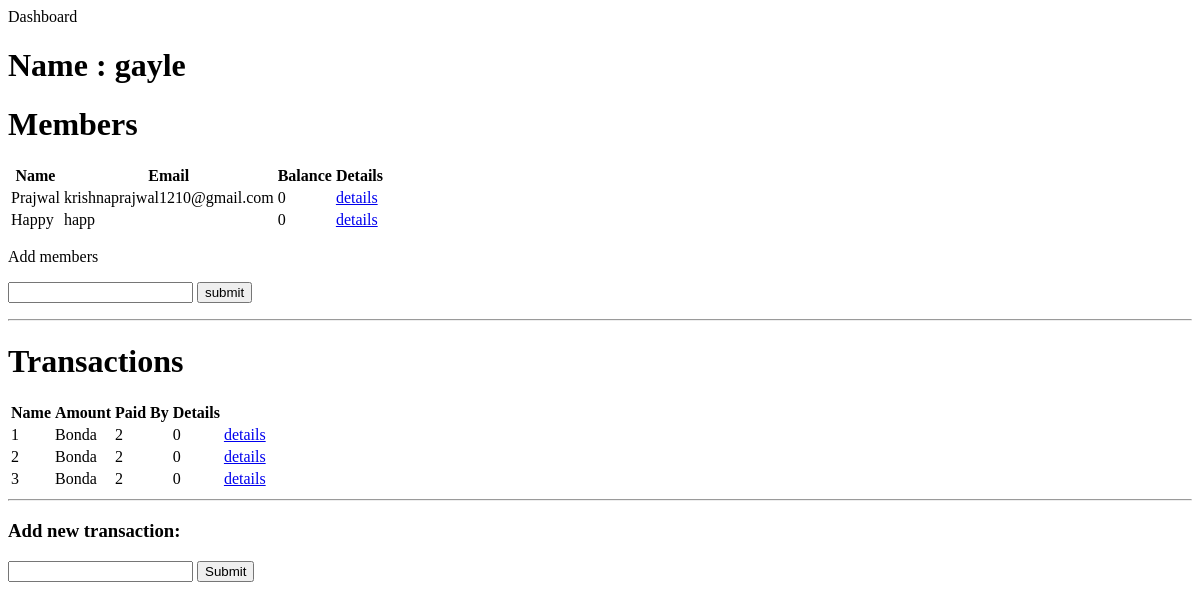
The page /group/2 on the database as committed earlier.
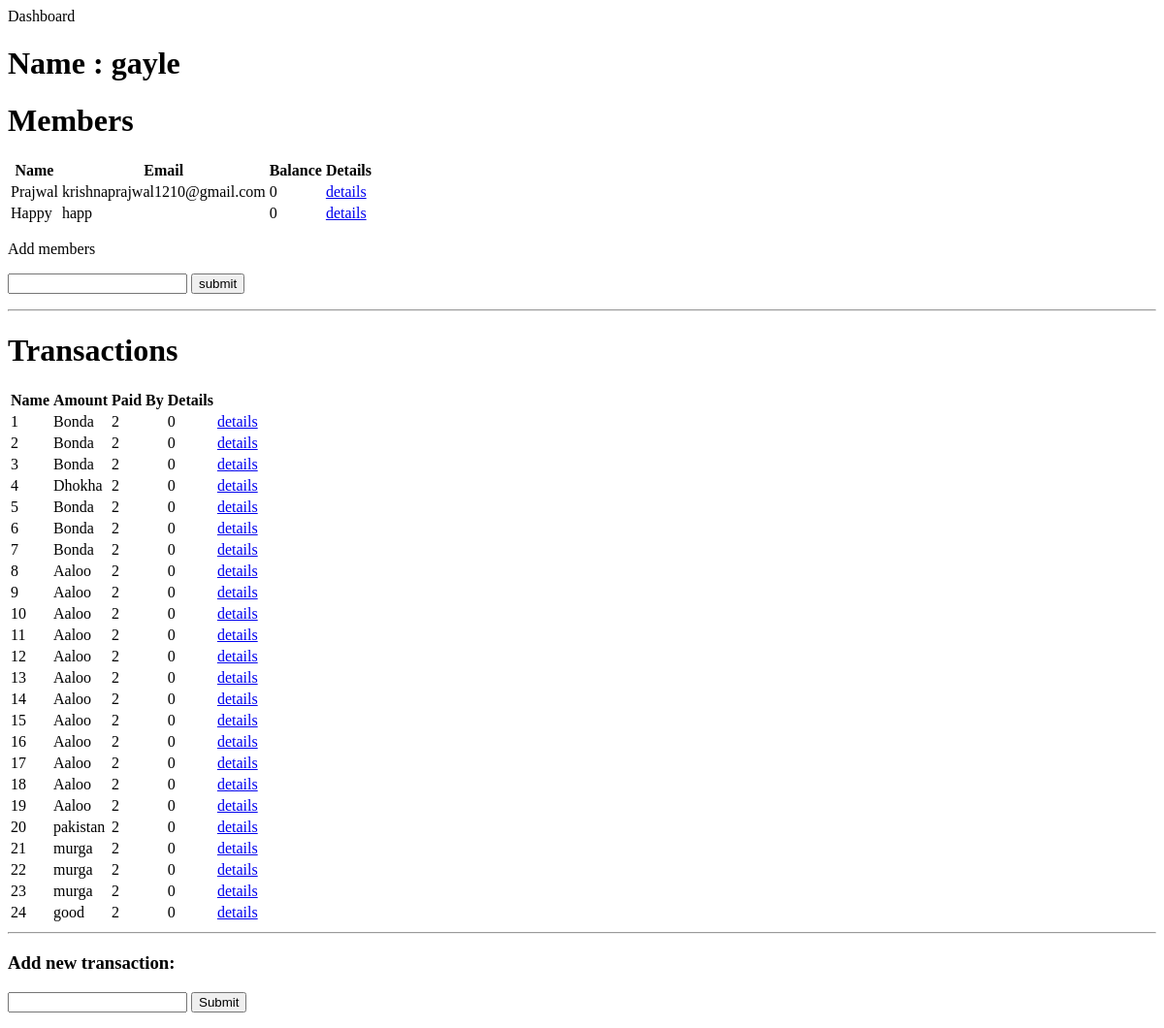
The same page on the database as committed later.
### tables this page shows
CREATE TABLE GROUPS(
             group_id integer primary key autoincrement,
             creator_id integer,
             name text not null
             );

CREATE TABLE USERS (
                  user_id integer primary key autoincrement,
                  name text not null,
                  email text not null unique,
                  password text not null,
                  total_balance integer default 0,
                  unapproved_balance integer default 0,
                  approved_balance integer default 0,
                  friends text default ",");

CREATE TABLE GROUPTRANSACTIONS(
             groupTransaction_id integer primary key autoincrement,
             title text not null,
             group_id integer not null,
             amount integer default 0,
             FOREIGN KEY(group_id)
                 REFERENCES GROUPS(group_id)
            );

### main.py (the view)
@app.route('/group/<group_id>')
def renderGroup(group_id):
    group = findGroupById(group_id)
    members = findAllMembersForGroupHomeRendering(group_id)
    transactions = findAllTransactionsForGroup(group_id)
    return render_template("group_home.html",name = group[2],memberList = members,transactionList = transactions,group_id = group[0])

### login.py (called while the page is built)
def findAllMembersForGroupHomeRendering(group_id):
    member_ids = []
    members = []
    conn = create_connection("database.db")
    curr = conn.cursor()
    curr.execute("SELECT user_id,amount FROM MEMEBERSHIP WHERE(group_id) IS '{0}'".format(group_id))
    member_ids = curr.fetchall()
    conn.commit()
    conn.close()
    for i in member_ids:
        user = findUserByUser_Id(i[0])
        members.append([user[1],user[2],i[1]])
    return members

def findAllTransactionsForGroup(group_id):
    transactions = []
    conn = create_connection("database.db")
    curr = conn.cursor()
    curr.execute("SELECT * FROM GROUPTRANSACTIONS WHERE(group_id) IS '{0}'".format(group_id))
    transactions = curr.fetchall()
    conn.commit()
    conn.close()
    return transactions

### signature_dbms.py (called while the page is built)
def create_connection(database):
    try:
        conn = sql.connect(database)
        return conn;
    except:
        print ("Cannot access database")

def findUserByUser_Id(id):
    query = None
    conn = create_connection("database.db")
    curr = conn.cursor()
    curr.execute("SELECT * FROM USERS WHERE user_id is '{}'".format(id))
    query = curr.fetchone()
    conn.close()
    return query

def findGroupById(group_id):
    conn = create_connection("database.db")
    curr = conn.cursor()
    curr.execute("SELECT * FROM GROUPS WHERE(group_id) IS '{}'".format(group_id))
    group = curr.fetchone()
    conn.close()
    return group

### templates/group_home.html (shortened to what this page needs)
<head>Dashboard</head>
<body>
<h1>Name : {{name}} </h1>
<h1>Members</h1>
<table>
<tr>
    <th>Name</th>
    <th>Email</th>
    <th>Balance</th>
    <th>Details</th>
</tr>
{% for i in memberList %}
<tr>
    {% for j in i %}
        <td>{{j}}</td>
    {% endfor %}
    <td><a href="/details">details</a></td>
</tr>
{% endfor %}
</table>
<p>
    Add members
    <form action="{{url_for('establishMembership') }}" method="POST">
        <input type="text" name="email"/>
        <input type="submit" value="submit" />
    </form>
</p>
<hr/>
<h1>Transactions</h1>
<table>
<tr>
    <th>Name</th>
    <th>Amount</th>
    <th>Paid By</th>
    <th>Details</th>
</tr>
{% for i in transactionList %}
<tr>
    {% for j in i %}
        <td>
            {{j}}
        </td>
    {% endfor %}
    <td>
        <a href="/details">details</a>
    </td>
</tr>
{% endfor %}
</table>
<hr/>
<h3>Add new transaction:</h3>
<form action = "{{url_for('addGroupTransaction')}}" method = 'POST'>
    <p>
        <input type = "text" name = "groupTransactionName"/>
        <input type="submit"/>
    </p>
</form>
</body>

Rows that differ between the two databases and show on the page:
added GROUPTRANSACTIONS: i "4" "2" "0", title "Dhokha"
added GROUPTRANSACTIONS: i "5" "2" "0", title "Bonda"
added GROUPTRANSACTIONS: i "6" "2" "0", title "Bonda"
added GROUPTRANSACTIONS: i "7" "2" "0", title "Bonda"
added GROUPTRANSACTIONS: i "8" "2" "0", title "Aaloo"
added GROUPTRANSACTIONS: i "9" "2" "0", title "Aaloo"
added GROUPTRANSACTIONS: i "10" "2" "0", title "Aaloo"
added GROUPTRANSACTIONS: i "11" "2" "0", title "Aaloo"
added GROUPTRANSACTIONS: i "12" "2" "0", title "Aaloo"
added GROUPTRANSACTIONS: i "13" "2" "0", title "Aaloo"
added GROUPTRANSACTIONS: i "14" "2" "0", title "Aaloo"
added GROUPTRANSACTIONS: i "15" "2" "0", title "Aaloo"
added GROUPTRANSACTIONS: i "16" "2" "0", title "Aaloo"
added GROUPTRANSACTIONS: i "17" "2" "0", title "Aaloo"
added GROUPTRANSACTIONS: i "18" "2" "0", title "Aaloo"
added GROUPTRANSACTIONS: i "19" "2" "0", title "Aaloo"
added GROUPTRANSACTIONS: i "20" "2" "0", title "pakistan"
added GROUPTRANSACTIONS: i "21" "2" "0", title "murga"
added GROUPTRANSACTIONS: i "22" "2" "0", title "murga"
added GROUPTRANSACTIONS: i "23" "2" "0", title "murga"
added GROUPTRANSACTIONS: i "24" "2" "0", title "good"
